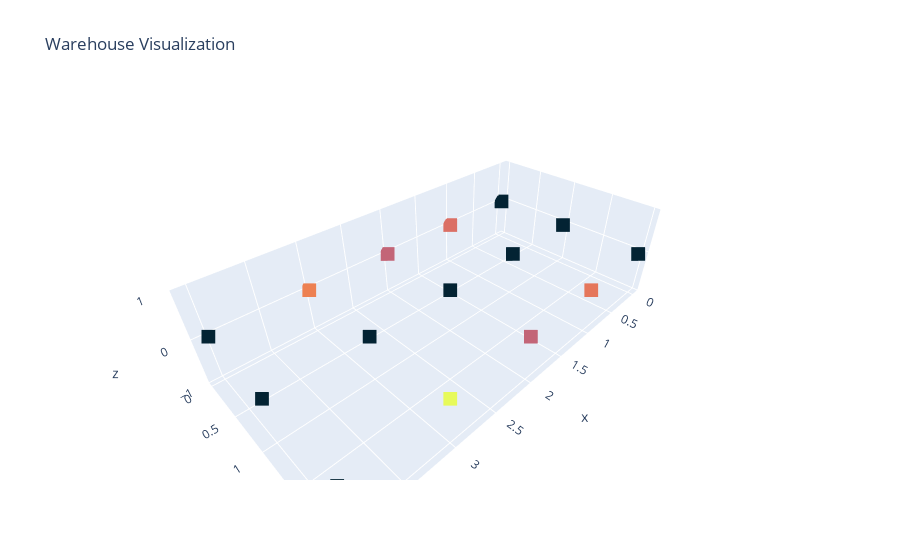

The cell this chart's notebook holds for it:
### Code cell
fig.show()

### Figure 1 — Plotly figure (JSON) as saved in the notebook; plotly's stock layout.template omitted (floating-point values rounded to 4 significant figures)
{"data": [{"customdata": [[0, -100], [0, -100], [0, -100], [18, 0], [0, -100], [19, 1], [16, 2], [0, -100], [16, 3], [20, 4], [0, -100], [29, 5], [0, -100], [0, -100], [0, -100]], "hovertemplate": "x: %{x}<br>y: %{y}<br>z: %{z}<br>Order Frequency: %{customdata[0]}<br>Product: %{customdata[1]}}", "marker": {"color": [0, 0, 0, 18, 0, 19, 16, 0, 16, 20, 0, 29, 0, 0, 0], "colorscale": [[0, "rgb(3, 35, 51)"], [0.09091, "rgb(13, 48, 100)"], [0.1818, "rgb(53, 50, 155)"], [0.2727, "rgb(93, 62, 153)"], [0.3636, "rgb(126, 77, 143)"], [0.4545, "rgb(158, 89, 135)"], [0.5455, "rgb(193, 100, 121)"], [0.6364, "rgb(225, 113, 97)"], [0.7273, "rgb(246, 139, 69)"], [0.8182, "rgb(251, 173, 60)"], [0.9091, "rgb(246, 211, 70)"], [1, "rgb(231, 250, 90)"]], "size": 5, "symbol": "square"}, "mode": "markers", "type": "scatter3d", "x": [0, 0, 0, 1, 1, 1, 2, 2, 2, 3, 3, 3, 4, 4, 4], "y": [0, 1, 2, 0, 1, 2, 0, 1, 2, 0, 1, 2, 0, 1, 2], "z": [0, 0, 0, 0, 0, 0, 0, 0, 0, 0, 0, 0, 0, 0, 0]}], "layout": {"title": {"text": "Warehouse Visualization"}}}
